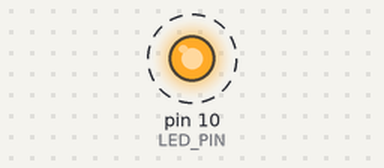
Recording of a sketch running on a simulated Arduino Uno, built with avr-gcc and run on an emulated ATmega328P. Parts: output pins drawn as LEDs (lit = HIGH). Dashed ring = blinking.

Above: at 0.2 s.
Timing chart, 0 to 3.0 s (numbered marks = the images above):
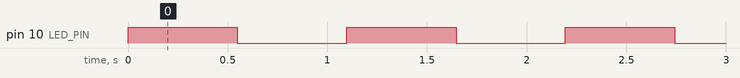

The sketch:

Lab4Sec6.ino
```cpp
// homework 4 part 2
#define LED_PIN 10
enum{LED_ON,LED_OFF};
int state = LED_ON,
prevState = !state;
boolean isNewState;

void setup() {
  DDRB |= 0x04; // setting PD10 OUTPUT
  DDRB &= 0xDF;
  // setting timer1 to NORMAL mode with pre scale value 256
  TCCR1A = 0x00;
  TCCR1B = 0x04;
}

void loop() {
  isNewState = (state != prevState);
  prevState = state;
  switch(state) {
    case LED_ON:
        PORTB |= 0x04; // turn LED ON
        TCNT1 = 31250;
        while ((TIFR1 & 0x01) == 0); //wait for 250ms
        state = LED_OFF;
        TIFR1 |= 0x01; // clear the flag
        break;
    case LED_OFF:
        PORTB &= 0xFB; // turn LED OFF
        TCNT1 = 31250;
        while ((TIFR1 & 0x01) == 0); //wait for 750ms
        state = LED_ON;
        TIFR1 |= 0x01; // clear the flag
        break;
    default: state = LED_ON;
  }
}
```

Measured:
- by itself, pin 10 (LED_PIN): alternates HIGH for 0.55 s and LOW for 0.55 s
